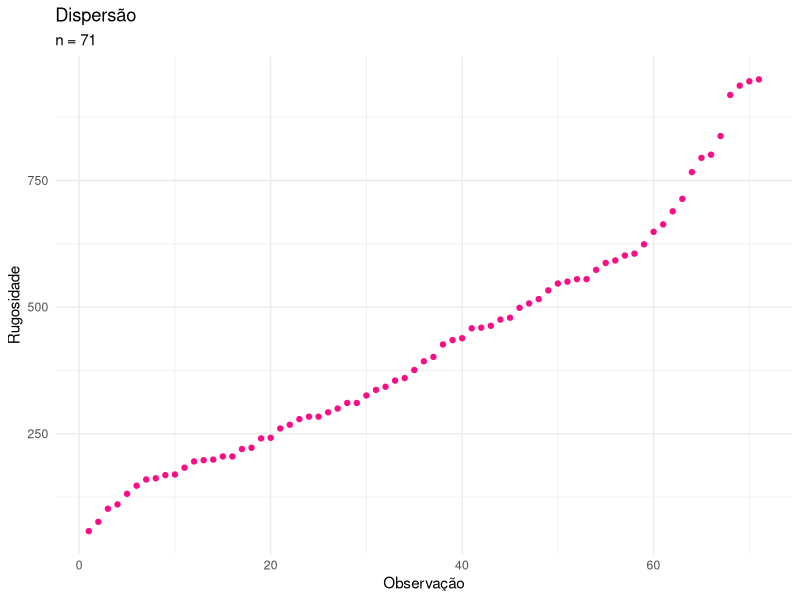
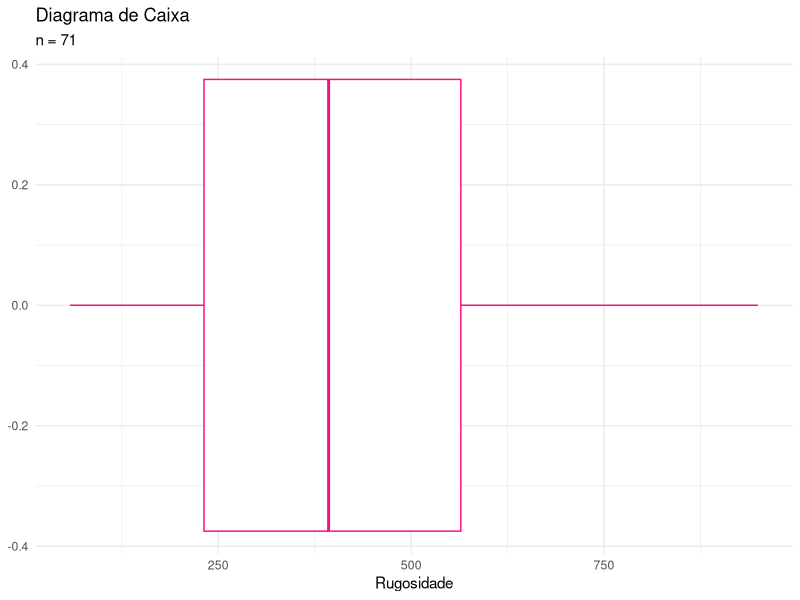
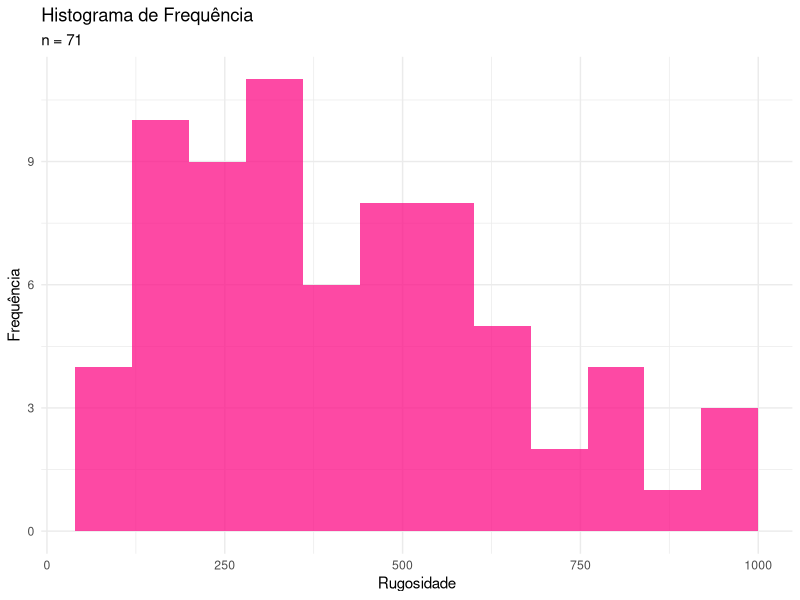
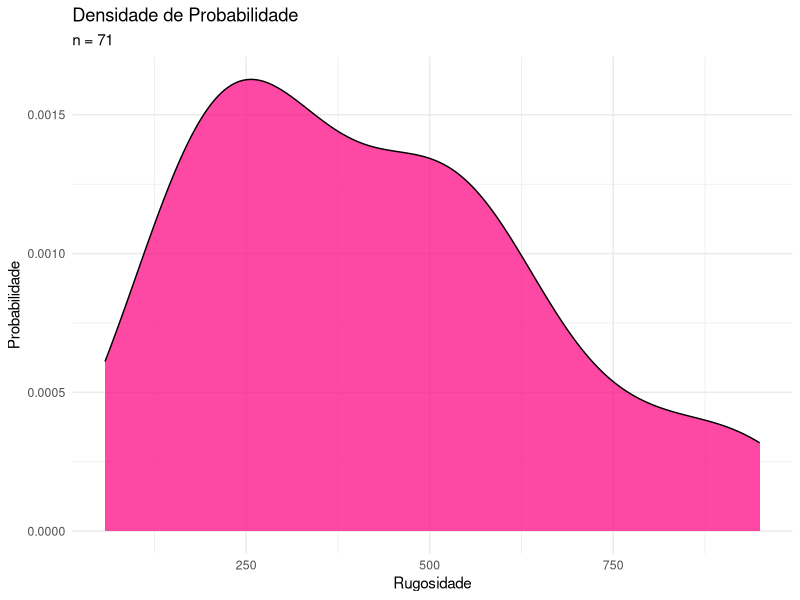
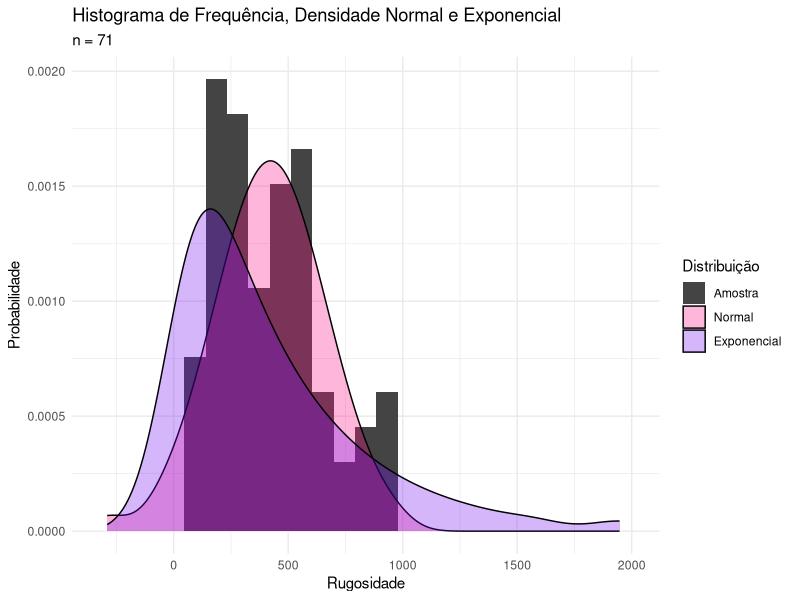
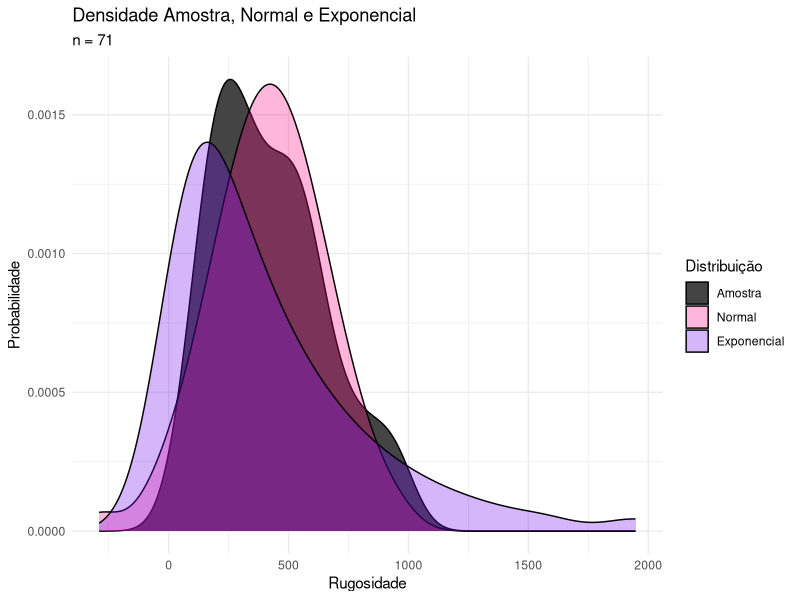
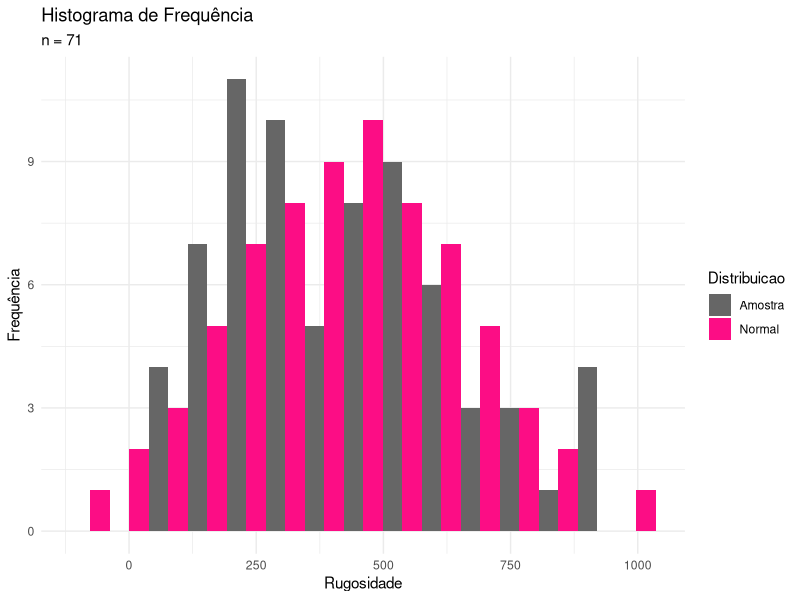
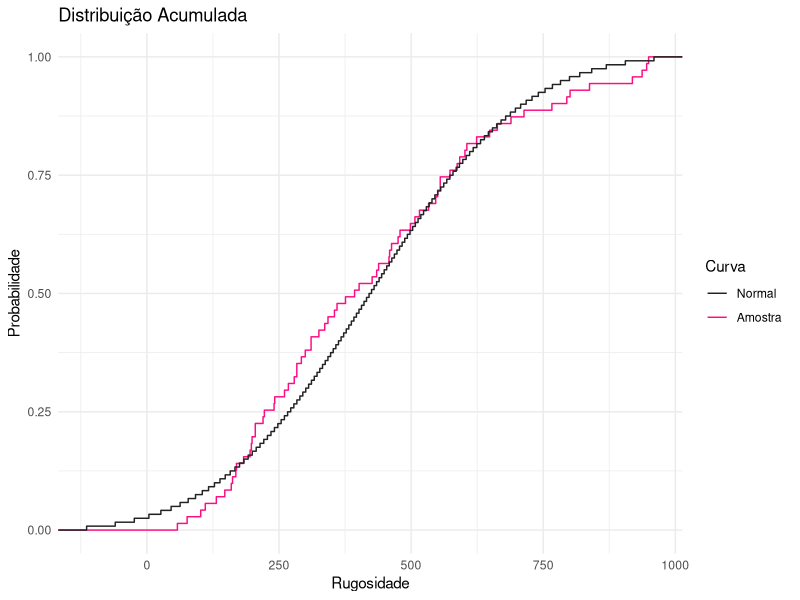

Generate these figures, in order, with R:
### 1ª AP 2021.1
### Técnica de Análise de Dados de Transportes
### Prof. Dr. Manoel Mendonça de Castro Neto
### Aluno: Nelson de O. Quesado Filho
### Matrícula: 504117


## 1ª Questão - Avaliação da Rugosidade de Agregado para Pavimentação Asfáltica

library(tidyverse)
dados <- c(57.7, 76.1, 101.9, 110.5, 131.4, 147.4, 159.7, 162.1, 168.3, 169.5, 183.0, 195.3, 197.7, 199.0, 205.1, 205.1, 219.8, 222.3, 240.7, 241.9, 260.4, 267.7, 278.8, 283.7, 283.7, 292.3, 299.7, 310.7, 310.7, 325.5, 336.5, 342.7, 354.9, 359.8, 375.8, 393.0, 401.6, 426.2, 434.8, 438.5, 458.1, 459.3, 463.0, 475.3, 479.0, 498.6, 507.2, 515.8, 533.0, 546.5, 550.2, 555.1, 555.1, 573.5, 587.1, 592.0, 601.8, 605.5, 623.9, 648.5, 663.2, 689.0, 713.6, 766.4, 794.6, 800.8, 837.6, 918.7, 937.1, 945.7 , 949.4)

# a) (0,5) Que problema motivou o seu interesse em analisar esses dados? Qual é o
# objetivo da sua análise?

# RESPOSTA: A geometria dos grãos, por compor de 85% a 94% do peso total das misturas
# asfálticas,influenciam vários aspectos do desempenho da pavimentação, como permeabilidade,
# rigidez, trabalhabilidade, durabilidde, resistência, segurança e custo.
# Ainda, no Brasil, a indústria da construção civil, em particular o setor de infraestrutura
# viária, é a que mais consome agregados minerais. As projeções de crescimento deste
# setor a longo prazo joga luz sobre a insustentabilidade da exploração mineral, 
# demandando um consumo mais racional deste recurso limitado (LAGO, 2018; DYER et.
# al., 2021).
# Reconhecendo a grande importância da correta especificação e seleção dos agregados
# na indústria da pavimentação asfáltica, esta análise se objetiva a caracterizar
# corretamente determinado agregado a partir de uma amostra de 71 observações utilizando
# inferência estatística.


# b) (0,5) Detalhe o seu método de análise, que deve incluir uma análise descritiva
# da amostra e uma análise da adequabilidade de alguma distribuição de probabilidade
# vista em sala para representar o comportamento populacional da variável.

# RESPOSTA: O método de análise é dividido em três etapas: (I) análise descritiva, (II) 
# verificação de aderência a uma distribuição de probabilidade conhecida e (III) verificação
# do atendimento do requisito (rugosidade entre baixa à moderada).

# (I) A análise descritiva apresenta a tendência central (a partir da média e da mediana),
# a dispersão (a partir do desvio padrão, variância e coeviciente de variância),
# e a forma (a partir de gráficos de dispersão, diagrama de caixa, histograma e 
# densidade).

# (II) A partir da análise descritiva, da comparação da distribuição da amostra
# com as distribuições conhecidas (normal ou exponencial) e da reflexão sobre a
# natureza do fenômeno estudado, decide-se sobre a distribuição de probabilidade
# que será considerada como boa representação da população de onde se extraiu a
# amostra. A aderência da amostra à distribuição conhecida escolhida é verificada
# através de análises gráficas (distrbuição de frequências, gráfico de probabilidade
# acumulada e gráfico quantil-quantil), e do teste Shapiro-Wilk. Este método testa
# a hipótese nula em que determinada amostra se origina de uma população normalmente
# distribuída (Royston, 1982).

# (III) Para avaliação do que é solicitado, será considerado a probabilidade da população
# possuir rugosidade entre 440 e 825, considerando a distribuição de probabilidade
# conhecida testada e as estatísticas da amostra (média e desvio padrão, por exemplo).
# O agregado será aceito caso no mínimo 90% da população esteja classificada de
# acordo com a rugosidade desejada. Este é um critério arbitrário definido pelo analista.

# c) (3,0) Apresente e discuta os resultados da sua análise. 

# RESPOSTA:
# (I) Análise Descritiva

# A variável (rugosidade) do agregado é contínua e, caso o agregado não seja beneficiada,
# pode ser considerada de ocorrência natural, o que geralmente é bem representado
# pela distribuição normal (MONTGOMERY e RUNGER, 2016, cap. 5).

desc <- data.frame(n = length(dados), media = mean(dados), desvio_padrao = sd(dados), variancia = var(dados), coef_var = sd(dados)/mean(dados))
print(desc) # principais estatísticas descritivas

# A análise descritiva apresenta as principais estatísticas da amostra, dentre elas
# a média (422,76), desvio padrão (230,75) e coeficiente de variância (0,55).

quartis <- summary(dados)
print(quartis) # apresentação dos quartis

# Os quartis mostram certa proximidade entre média e mediana, o que pode reforçar
# certa normalidade da amostra (MONTGOMERY e RUNGER, 2016, cap. 5)..

# Gráfico de Dispersão
data.frame(dados) %>% ggplot() +
  geom_point(aes(c(1:71),dados), color = "#FC0D85") +
  labs(title = "Dispersão", subtitle = "n = 71", x = "Observação", y = "Rugosidade") +
  theme_minimal()

# Ainda, a análise dos quartis e da dispercão apresentam uma distribuição razoavelmente
# contínua ao longo da amostra com certa assimetria à direita.

# Boxplot
data.frame(dados) %>% ggplot() +
  geom_boxplot(aes(dados), color = "#FC0D85") +
  labs(title = "Diagrama de Caixa", subtitle = "n = 71", x = "Rugosidade") +
  theme_minimal()

# O diagrama de caixa confirma a assimetria à direita, sem a ocorrência de outliers.

# Histograma de Frequência
data.frame(dados) %>% ggplot(aes(dados)) +
  geom_histogram(fill = "#FC0D85", binwidth = 80, alpha = .75) +
  labs(title = "Histograma de Frequência", subtitle = "n = 71", x = "Rugosidade", y = "Frequência") +
  theme_minimal()

# O histograma, quando produzido com classe de tamanho 80 (escolhido arbitrariamente
# pelo analista após tentativas com diferentes valores), apresenta uma distribuição
# de frequência com crescimento até aproximadamente 300, e decrescimento a partir
# de então. A assimetria à direita também é identificada nesta representação

# Densidade de Probabilidade
data.frame(dados) %>% ggplot(aes(dados)) +
  geom_density(fill = "#FC0D85", alpha = 0.75) +
  labs(title = "Densidade de Probabilidade", subtitle = "n = 71", x = "Rugosidade", y = "Probabilidade")+
  theme_minimal()

# O gráfico de densidade de frequência corrobora o que é discutido a partir do hitograma
# de requência

# (II) Comparação da amostra com distribuições de probabilidade conhecidas.

# Histograma + Densidade Normal e Exponencial
data.frame(dados) %>% ggplot() +
  geom_histogram(aes(dados, y = ..density.., fill = "#444444"), bins = 25) +
  geom_density(aes(qnorm(seq(0.001, .99, length = 71), mean(dados), sd(dados)), fill = "#FC0D85"), alpha = 0.3) +
  geom_density(aes(qexp(seq(0.001, .99, length = 71), 1/mean(dados)), fill = "#750CF2"), alpha = 0.3) +
  scale_fill_identity(name = "Distribuição", breaks = c("#444444", "#FC0D85", "#750CF2"), labels = c("Amostra", "Normal", "Exponencial "), guide = "legend") +
  labs(title = "Histograma de Frequência, Densidade Normal e Exponencial", subtitle = "n = 71", x = "Rugosidade", y = "Probabilidade") +
  theme_minimal()

# Densidade Amostra, Normal e Exponencial
data.frame(dados) %>% ggplot() +
  geom_density(aes(dados, fill = "#444444")) +
  geom_density(aes(qnorm(seq(0.001, .99, length = 71), mean(dados), sd(dados)), fill = "#FC0D85"), alpha = 0.3) +
  geom_density(aes(qexp(seq(0.001, .99, length = 71), 1/mean(dados)), fill = "#750CF2"), alpha = 0.3) +
  scale_fill_identity(name = "Distribuição", breaks = c("#444444", "#FC0D85", "#750CF2"), labels = c("Amostra", "Normal", "Exponencial"), guide = "legend") +
  labs(title = "Densidade Amostra, Normal e Exponencial", subtitle = "n = 71", x = "Rugosidade", y = "Probabilidade") +
  theme_minimal()

# Partindo da análise visual do gráfico apresentado, decide-se por testar a aderência
# da amostra à distribuição normal, pois entende-se que esta é a que mais se aproxima
# da distribuição de frequência da amostra e é coerente com os argumentos apresentados
# na análise descritiva realizada até então.

# Teste de aderência à distribuição normal.

# Histograma de frequência observada vs. distribuição normal.

data.frame(dados = c(dados, qnorm(seq(0.01, 0.99, length = 71), desc$media, desc$desvio_padrao)), Distribuicao = rep(c("Amostra", "Normal"), times = c(71, 71))) %>%
  ggplot() +
  geom_histogram(aes(dados, fill = Distribuicao), position = "dodge", bins = 15) + scale_fill_manual(values = c("#666666", "#FC0D85")) +
  labs(title = "Histograma de Frequência", subtitle = "n = 71", x = "Rugosidade", y = "Frequência") +
  theme_minimal()

# Este gráfico mostra certa semelhança estre as distribuições analisadas, com exceção
# aos valores mais centrais. Espera-se que as diferenças encontradas sejam despresíveis.

# Distribuição de Probabilidade Acumulada
ggplot() +
  stat_ecdf(aes(dados, color = "#FC0D85")) +
  stat_ecdf(aes(qnorm(seq(0.01, 0.99, length = 120), desc$media, desc$desvio_padrao), color = "#222222")) +
  labs(title = "Distribuição Acumulada", x = "Rugosidade", y = "Probabilidade") + scale_color_identity(name = "Curva", breaks = c("#222222", "#FC0D85"), labels = c("Normal", "Amostra "), guide = "legend") +
  theme_minimal()

# A distribuição acumulada reforça a proximidade da distribuição amostral com a
# distribuição normal.

# Gráfico QQ
p <- seq(0.05, 0.95, 0.05) #base do quantil: de 5% a 95% a cada 5%
observed_quantiles <- quantile(dados, p)
theoretical_quantiles <- qnorm(p, mean = desc$media, sd = desc$desvio_padrao)

data.frame(Quantis_Teoricos = theoretical_quantiles, Quantis_Observados = observed_quantiles) %>%
  ggplot(aes(Quantis_Teoricos, Quantis_Observados)) +
  geom_point(color = "#222222") +
  labs(title = "Gráfico Quantil-Quantil", subtitle = "n = 71", x = "Quantis Teóricos", y = "Quantis Observados") +
  geom_abline(slope = 1, color = "#FC0D85") +
  xlim(50, 1000) +
  ylim(50, 1000) +
  theme_minimal()

# A proximidade dos pontos à reta de referência no gráfico quantil-quantil reforça
# a análise feita até então

# Teste shapiro-wilko
shapiro.test(dados)

# O teste Shapiro-Wilko confirma que há 95,2% de chance da amostra se originar de
# uma distribuição normal, considerando o valor P de 0.009.


# (III) Verificaçao do requisito: rugosidade entre 440 e 825.
pnorm(825, desc$media, desc$desvio_padrao) - pnorm(440, desc$media, desc$desvio_padrao)

# Considerando que a distribuição normal representa bem a população de onde a amostra
# foi coletada e que possui mesma média e mesmo desvio padrão, pode-se concluir
# que 42,96% da população (agregados) deve possuir rugosidade entre 440 e 825.

# A partir do critério definido, o agregado não deve ser utilizado.


# d) (0,5) Explicite as premissas (suposições) da sua análise.

# RESPOSTA: Como premissas do método aplicado, pode-se citar as seguintes:
# (i) A amostra representa bem a população.
# (ii) A população pode ser bem representada pela distribuição normal.
# (iii) As pequenas diferenças encontradas entre a distribuição amostral e a distribuição
# normal são despresíveis para a compreensão da população.
# (iv) O critério estabelecido para aceitação do agregado é adequado.

# Referências Bibligráficas
# Dyer, P. P., Silva, S. A., Klinsky, L. M. G., Coppio, G. L., & de Lima, M. G. (2021). Caracterização de areia descartada de fundição como agregado para pavimentação. TRANSPORTES, 29(1), 148–160. https://doi.org/10.14295/transportes.v29i1.2241
# Lago, L. N. Avaliação geológico-geotécnica de agregados de rocha granulítica para uso em pavimentação asfáltica. Dissertação (mestrado) – Pontifícia Universidade Católica do Rio de Janeiro, Departamento de Engenharia Civil, 2018.
# Montgomery, D.C. e Runger, G.C. (2016) Estatística Aplicada e Probabilidade para Engenheiros. LTC – Livros Técnicos e Científicos.
# Royston, P. (1982). An extension of Shapiro and Wilk's W test for normality to large samples. Applied Statistics, 31, 115–124. doi: 10.2307/2347973.

#### FIM DA 1A QUESTÃO

## 2ª Questão - Dimensionamento de Assentos em Ponto de Embarque de Ônibus

dados2 <- c(146.8, 34.7, 170, 24.3, 28, 74.2, 48.6, 75.1, 119.1, 38.3, 24.9, 72, 65.5, 214.7, 7.2, 10.2, 23.5, 90.1, 57.5, 54.7, 37.3, 249.9, 30.3, 22.2, 96.7, 32.5, 152.6, 10, 13.1, 46.1, 15.1, 6.8, 62.1, 50, 0.7, 132.5, 17.5, 7.7, 72, 1.7, 105.4, 43.1, 110.4, 158.8, 0.4, 123.3, 85.1, 30.9, 176.2, 23.4, 89.8, 85.8, 11.3, 91.4, 8, 96.6, 15.2, 30.3, 83.8, 14.4, 114.7, 28.1, 5.4, 27.3, 91.6, 11.1, 9, 28.9, 238, 98.8, 19.6, 20, 34, 3, 6.4, 22.9, 132.8, 42.6, 109.8, 90.6, 146, 23, 219.6, 164.2, 57.7, 28.3, 22.4, 166.7, 1.6, 223.8, 18.7, 76.1, 18.3, 99.8, 92.8, 93.4, 276.1, 10.3, 98.5, 101.2, 42.9, 16.4, 33, 4.1, 11.9, 36.2, 2.2, 2.3, 107.4, 21.3, 103.4, 19.2, 56, 176.5, 41.2, 98.6, 6, 3.1, 5.3, 35.4, 14.2, 37.6, 24.8, 69.7, 46.6, 30.4, 13.8, 93.7, 43, 73, 17.2, 51.2, 43.1, 54.9, 42, 88.4, 15.6, 3.9, 39.3, 1.8, 17.9, 16.9, 3.1, 49, 80.9, 61.5, 108.8, 7.2, 86.7, 32.5, 70.4, 1.3, 6.2, 40.1, 103.5, 110.2, 50.1, 69.8, 20.7, 60.3, 53.2, 19.9, 58.4, 158.5, 71.9, 266, 31.7, 3.4, 99.4, 11, 14.3, 108.3, 30.3, 101.1, 60.2, 33.1, 103, 109.7, 34.2, 8.1, 20.7, 85.3, 37.8, 80.7, 13, 34.2, 59.7, 104.7, 39.3, 69.3, 31.8, 13.7, 34, 64.6, 62.5, 26.3, 100.7, 104, 134.2, 80.5)

# a) (0,5) Que problema motivou o seu interesse em analisar esses dados?
# Qual é o objetivo da sua análise?

# O objetivo desta análise é dimensionar a quantidade de assentos em um ponto de
# embarque de ônibus de maneira a garantir que, em 95% das vezes, as chegadas de
# usuários seja igual ou menor que a quantidade de assentos disponíveis.

# Dessa forma, espera-se otimizar o espaço disponível para os pedestre que ali circulam,
# garantindo conforto os usuários que aguardam o ônibus e mantendo o uso racional
# dos recursos disponíveis para a construção do abrigo de espera,

# b) (0,5)  Detalhe o seu método de análise, que deve incluir a análise descritiva
# da amostra e a análise da adequabilidade de alguma distribuição de probabilidade
# vista em sala para representar o comportamento populacional da variável.

# O método se inicia com a descrição da amostra, através das medidas de tendência
# central, dispersão e forma. Em seguida, utilizando análise visual-gráfica e comparando
# a média com a variância, verifica-se a proximidade da distribuição da amostra com
# a distribuição de poisson.

# Por fim, caso poisson represente adequadamente a amostra, utiliza-se esta distribuição
# teórica para estimar a quantidade de chegada de usuários dentro do itnervalo de tempo
# de chegada de ônibus.

# c) (3,0) Apresente e discuta os resultados da sua análise. 

minuto_chegada <- cumsum(dados2/(60))

qtdclass <- function(x) { # função que conta ocorrências na classe (de 5 em 5 minutos)
  sum(minuto_chegada < x) - sum(minuto_chegada < x -5)
}

chegada <- data.frame(tempo = seq(5, 205, 5)) %>% mutate(ocorrencia = sapply(tempo, qtdclass))

print(chegada)
# ANALISE DESCRITIVA

desc2 <- data.frame(n = length(chegada$ocorrencia), media = mean(chegada$ocorrencia), desvio_padrao = sd(chegada$ocorrencia), coef_var = sd(chegada$ocorrencia)/mean(chegada$ocorrencia), variancia = var(chegada$ocorrencia))

print(desc2) # principais estatísticas descritivas

desc2$variancia/desc2$media # a variância é muito próxima da média, reforçando poisson.

quartis2 <- summary(chegada$ocorrencia)
print(quartis2) # apresentação dos quartis

# Dispersão
chegada %>% ggplot() +
  geom_point(aes(c(1:41), ocorrencia), color = "#E6B900") +
  ylim(0, 11) +
  labs(title = "Dispersão", subtitle = "n = 41", x = "Observação", y = "Ocorrências (usuários/5 min)") +
  theme_minimal()

# Boxplot
chegada %>% ggplot() +
  geom_boxplot(aes(ocorrencia), color = "#E6B900") +
  labs(title = "Diagrama de Caixa", subtitle = "n = 41", x = "Ocorrências (usuários/5 min)") +
  theme_minimal()

# Histograma + Densidade
chegada %>% ggplot(aes(ocorrencia)) +
  geom_histogram(aes(y = ..density..), bins = 10) +
  geom_density(fill = "#E6B900", alpha = 0.5) +
  labs(title = "Histograma de Frequência e Densidade", subtitle = "n = 41", x = "Ocorrências (usuários/5 min)", y = "Probabilidade") +
  theme_minimal()

# Distribuição de Frequência (Comparativo)
data.frame(ocorrencia = c(chegada$ocorrencia, qpois(seq(0.01, 0.99, length = 41), desc2$media)), Distribuicao = rep(c("Amostra", "Poisson"), times = c(41, 41))) %>%
  ggplot() +
  geom_histogram(aes(ocorrencia, fill = Distribuicao), position = "dodge", bins = 15) + scale_fill_manual(values = c("#666666", "#E6B900")) +
  labs(title = "Histograma de Frequência", subtitle = "n = 41", x = "Ocorrências (usuários/5 min)", y = "Frequência") +
  theme_minimal()

# Densidade de Probabilidade (Comparativo)

chegada %>% ggplot() +
  geom_density(aes(ocorrencia, fill = "#444444")) +
  geom_density(aes(qpois(seq(0.001, .99, length = 41), desc2$media), fill = "#E6B900"), alpha = 0.3) +
  scale_fill_identity(name = "Distribuição", breaks = c("#444444", "#E6B900"), labels = c("Amostra", "Poisson"), guide = "legend") +
  labs(title = "Densidade Amostra e Poisson", subtitle = "n = 41", x = "Ocorrência (usuários/5 min)", y = "Probabilidade") +
  theme_minimal()

# Distribuição de Probabilidade Acumulada
ggplot() +
  stat_ecdf(aes(chegada$ocorrencia, color = "#E6B900")) +
  stat_ecdf(aes(qpois(seq(0.01, 0.99, length = 41), desc2$media), color = "#222222")) +
  labs(title = "Distribuição Acumulada", x = "Ocorrência (usuários/5 min)", y = "Probabilidade") + scale_color_identity(name = "Curva", breaks = c("#222222", "#E6B900"), labels = c("Poisson", "Amostra "), guide = "legend") +
  theme_minimal()

# Gráfico QQ
p2 <- seq(0.05, 0.95, 0.05) #base do quantil: de 5% a 95% a cada 5%
observed_quantiles2 <- quantile(chegada$ocorrencia, p2)
theoretical_quantiles2 <- qpois(p2, desc2$media)
data.frame(Quantis_Teoricos = theoretical_quantiles2, Quantis_Observados = observed_quantiles2) %>%
  ggplot(aes(Quantis_Teoricos, Quantis_Observados)) +
  geom_point(color = "#222222") +
  labs(title = "Gráfico Quantil-Quantil", subtitle = "n = 41", x = "Quantis Teóricos", y = "Quantis Observados") +
  geom_abline(slope = 1, color = "#E6B900") +
  theme_minimal()

# A análise visual aponte que poison pode representar bem a distribuição da amostra observada.
# Calcula-se, através da distribuição acumulada de poisson, quantas pessoas chegam,
# no máximo, em 95% das vezes, durante o período de 5 minutos.

qpois(.95, desc2$media) # 9 assentos garantem que, em 95% das vezes, nenhuma pessoa
# precise agaurdar em pé pela chegada do ônibus.

# d) (0,5) Explicite as premissas (suposições) da sua análise.

# RESPOSTA: Como premissas do método aplicado, pode-se citar as seguintes:
# (i) A amostra representa bem a população.
# (ii) A população pode ser bem representada pela distribuição de poisson
# (iii) As pequenas diferenças encontradas entre a distribuição amostral e a distribuição
# de poisson são despresíveis para a compreensão da população.
# (iv) O critério estabelecido para dimensionamento é adequado.
# (v) Qualquer ônibus que chega atende à todos os usuários que estão aguardando.

#### FIM DA 2A QUESTÃO

## 3ª Questão - O papel da Analise Descritiva e da Probabilidade como ferramenta de trabalho.

# RESPOSTA:
# A análise descritiva e de probabilidade permite estimar a distribuição de uma
# população a partir de um conjunto de observações. Na engenharia, esta competência
# é extramente útil pelas limitações de se observar a população como um todo: impossibilidade
# de experimentação, escassez de dados, recursos limitados para coleta de dados, entre outros.
# Assim, o ferramental estatística ajuda a estimar o comportamento de variáveis e
# fenômenos com segurança conhecida a partir de amostras destas populações.
# Modelos de engenharia podem se basear nessas estiamtivas e ajudar a prover analistas
# com ferramentas de previsão úeis para os problemas comumente encontrados.
# Como exemplo das questões apresentadas neste exame, foi possível tomar decisões
# sobre o aceite de um estoque de agregados (população) a partir de uma amostra,
# bem como estimar e dimensionar, com segurança conhecida, o nível de serviço de
# determinado abrigo de embarque do transporte público, a partir de uma amostra.

#### FIM DA 3A QUESTÃO

#### FIM DA RESOLUCAO DA AVALIACAO

# Subindo no github.